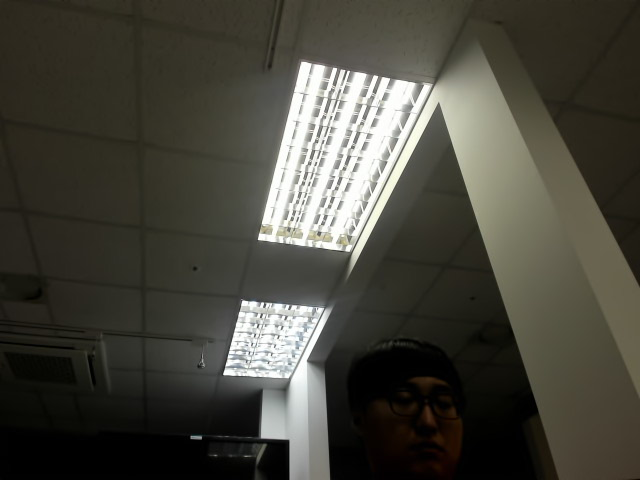
#> input picture snapshot.png, 640 x 480 px; the run also reads 2 pictures not shown here
$ python server.py
#> lines starting #> are read from the running program, lines starting #| are printed output that depends on the picture
# -*- coding: utf-8 -*-
"""
Created on Fri Apr 26 17:30:24 2019

@author: user
"""
import socket
import cv2
#import vlc
import threading
import time
import numpy as np
# [8 lines of commented-out code are left out]


running = True
UDP_IP_ADDRESS = ''
UDP_PORT = 8002
BUFFER_SIZE = 1024 # byte 1024 byte = 128byte

frame_width = 640;
frame_height = 480;
frame = cv2.imread('snapshot.png')
#> frame is the input picture: shape (480, 640, 3); mean B, G, R 60.8, 69.8, 71.2
cameraimg = cv2.imread('camera.png',-1)
cameraimg = cv2.cvtColor(255-cameraimg[:,:,3],cv2.COLOR_GRAY2RGB)
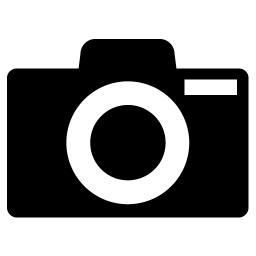
#> cameraimg: shape (256, 256, 3); min 0, max 255, mean 136.7
cameraimg = cv2.resize(cameraimg, None, fx=0.25,fy=0.25,interpolation=cv2.INTER_AREA)
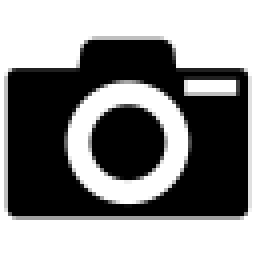
#> cameraimg: shape (64, 64, 3) (shown 4 times larger); min 0, max 255, mean 136.7
humanimg = cv2.imread('human.png',-1)
humanimg = humanimg[10:190,65:135]
#> humanimg: shape (180, 70, 4)
humanimg = cv2.cvtColor(humanimg[:,:,3],cv2.COLOR_GRAY2RGB)
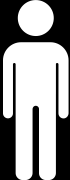
#> humanimg: shape (180, 70, 3); min 0, max 255, mean 152.3

#> (the run stopped early here; a loop or call above may not have finished)
